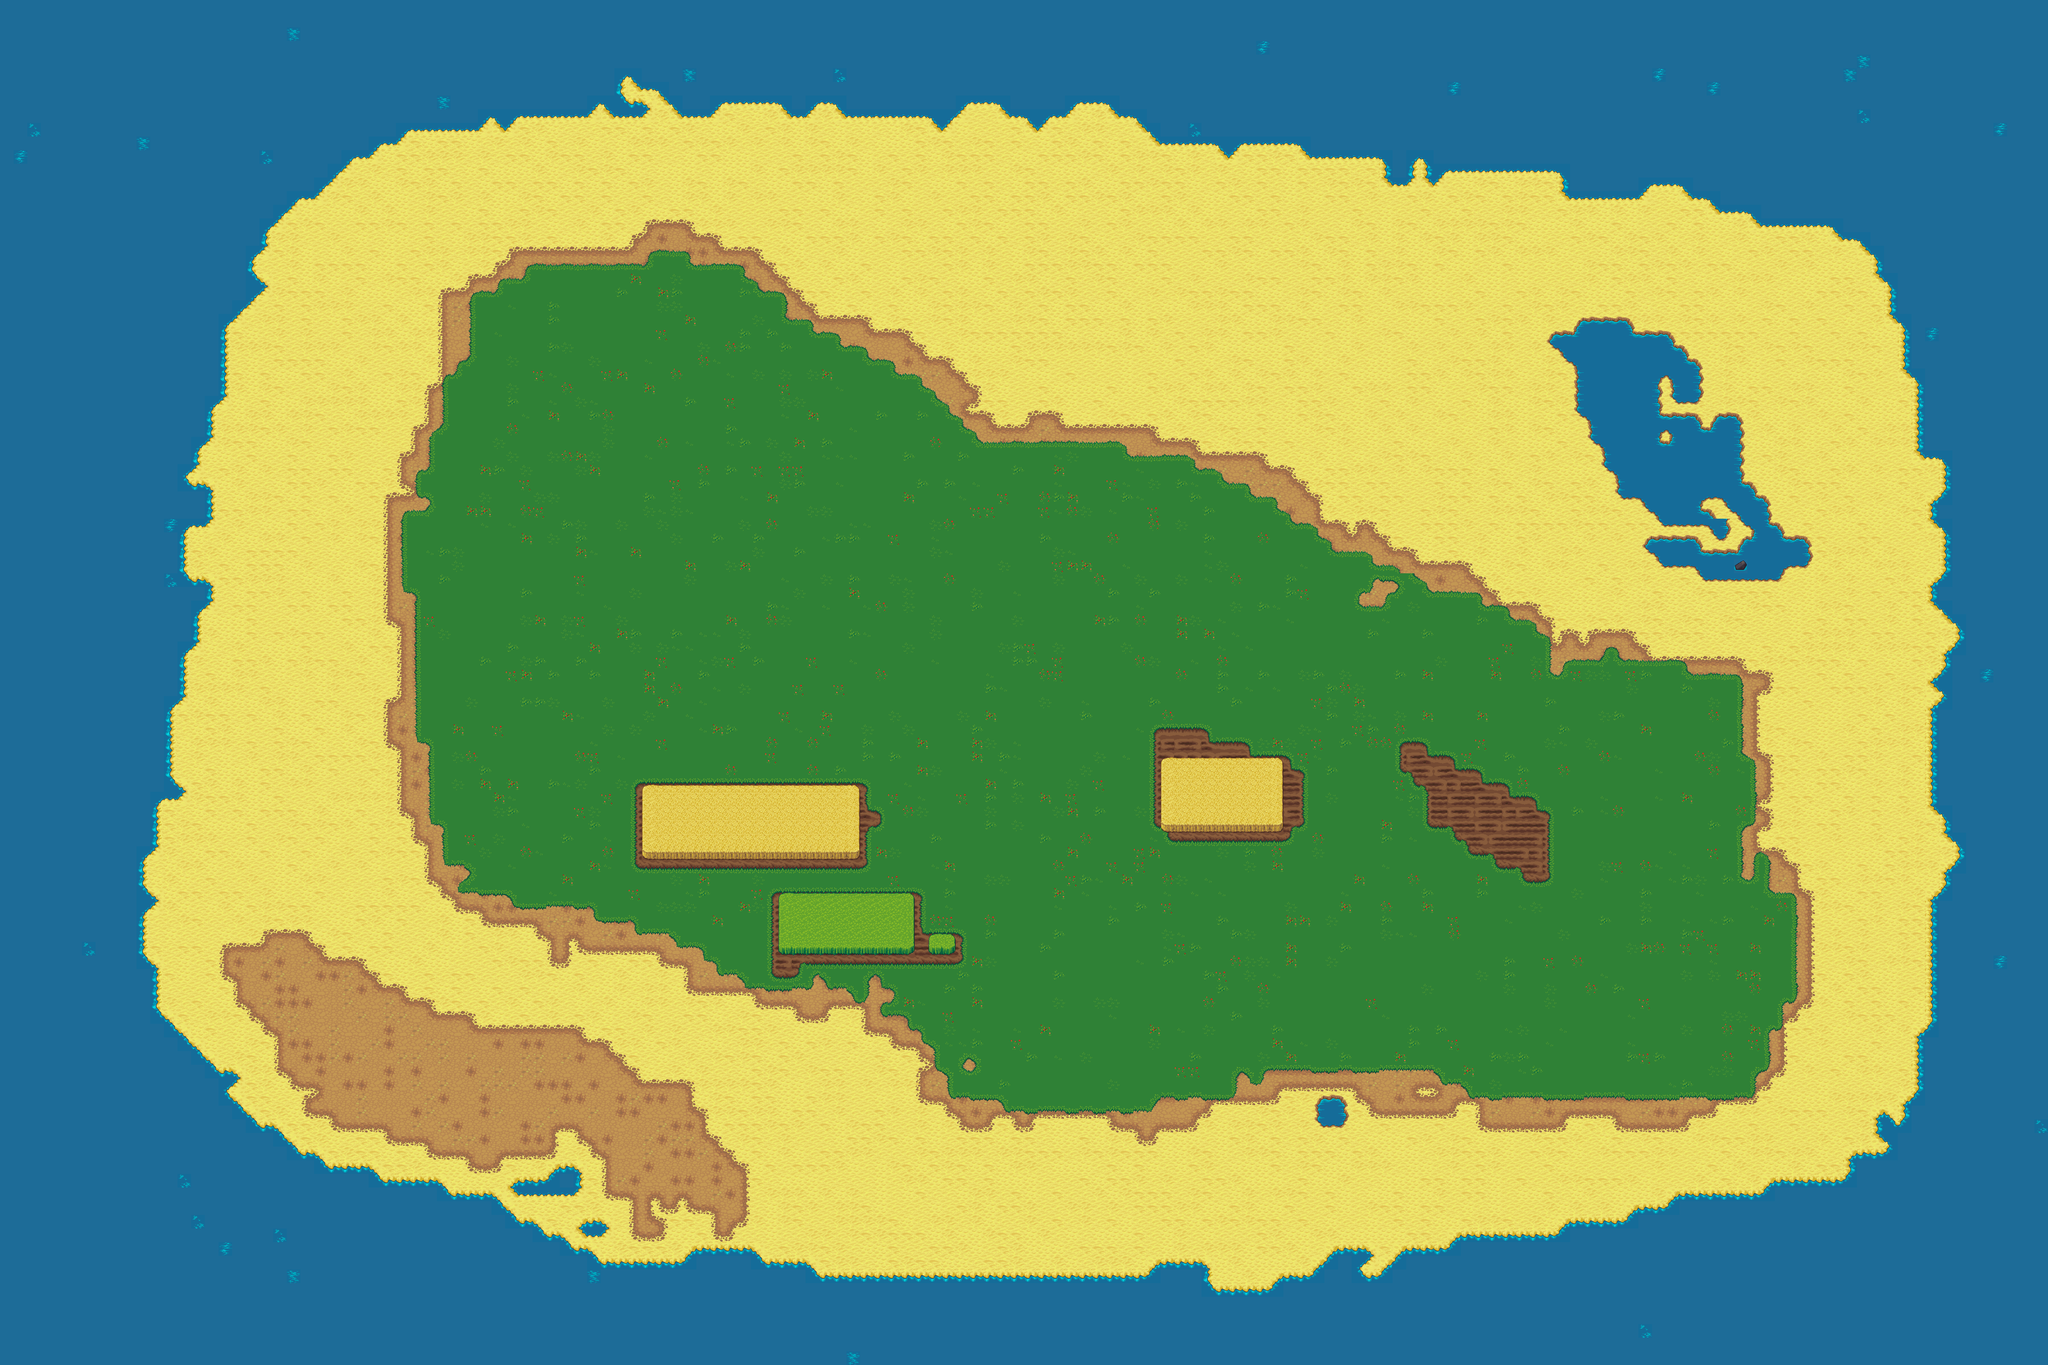

Rendered tile map (Tiled .tmx) drawn with the repository's tilesets; below, a short description and the map source with its tile grids summarised:
An orthogonal 150x100 tile map with 32x32 px tiles, 4 tile layers (Sea & Island, Rocks, Grass & Rock, Rice & Wheat).

<map version="1.5" tiledversion="1.7.2" orientation="orthogonal" renderorder="right-down" width="150" height="100" tilewidth="32" tileheight="32" infinite="0" nextlayerid="9" nextobjectid="1">
 <tileset firstgid="1" source="terrain.tsx" />
 <layer id="5" name="Sea &amp; Island" width="150" height="100">
  <data>[15000 cells, 15000 non-empty, 20 distinct tile ids]</data>
 </layer>
 <layer id="8" name="Rocks" width="150" height="100">
  <data>[15000 cells, 1316 non-empty, 31 distinct tile ids]</data>
 </layer>
 <layer id="6" name="Grass &amp; Rock" width="150" height="100">
  <data>[15000 cells, 4783 non-empty, 71 distinct tile ids]</data>
 </layer>
 <layer id="7" name="Rice &amp; Wheat" width="150" height="100">
  <data>[15000 cells, 204 non-empty, 18 distinct tile ids]</data>
 </layer>
</map>
